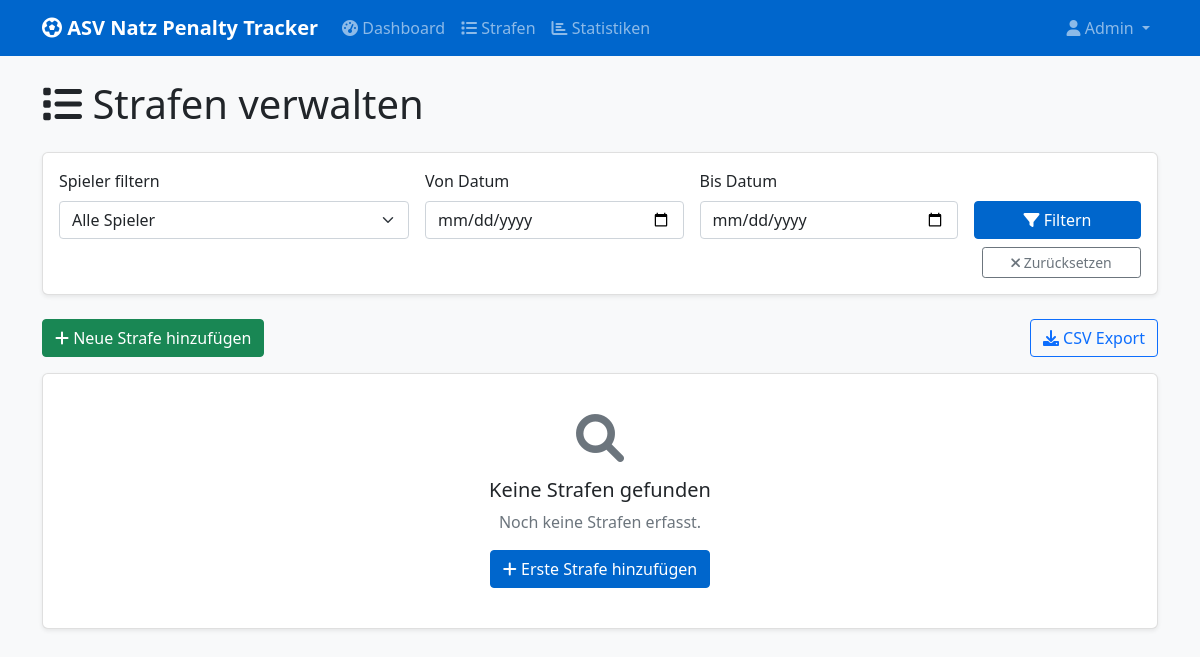
Page /penalties (signed in) on the earlier database version.
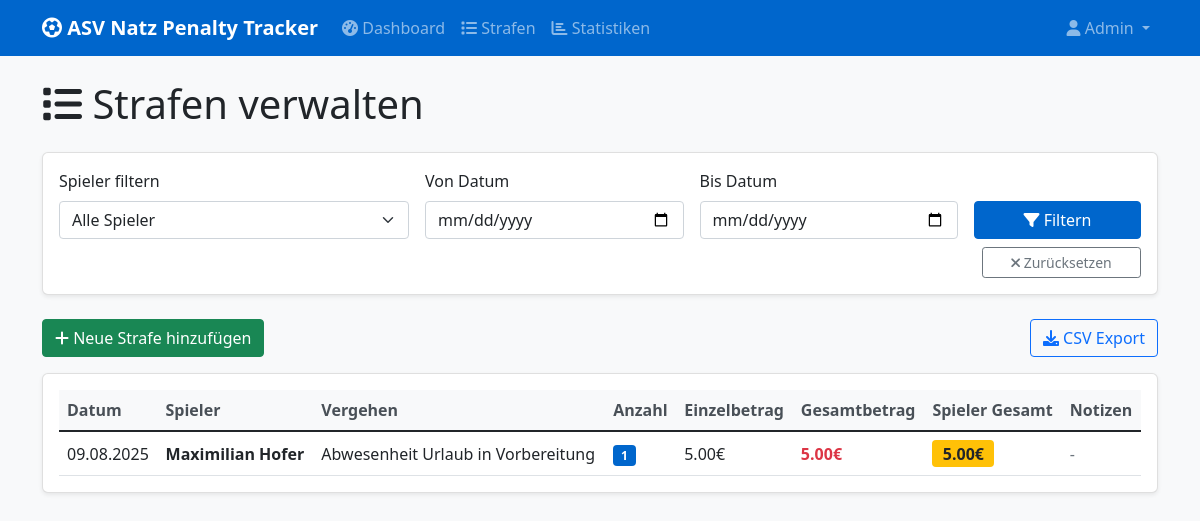
Same page on the later database version.
### app.py (models this page shows)
class Penalty(db.Model):
    id = db.Column(db.Integer, primary_key=True)
    date = db.Column(db.Date, nullable=False)
    player_id = db.Column(db.Integer, db.ForeignKey('player.id'), nullable=False)
    penalty_type_id = db.Column(db.Integer, db.ForeignKey('penalty_type.id'), nullable=False)
    quantity = db.Column(db.Integer, nullable=False, default=1)
    notes = db.Column(db.Text)
    created_at = db.Column(db.DateTime, default=datetime.utcnow)
    player = db.relationship('Player', backref='penalties')
    penalty_type = db.relationship('PenaltyType', backref='penalties')
    @property
    def total_amount(self):
        return self.quantity * self.penalty_type.amount

class Player(db.Model):
    id = db.Column(db.Integer, primary_key=True)
    name = db.Column(db.String(100), nullable=False, unique=True)

class PenaltyType(db.Model):
    id = db.Column(db.Integer, primary_key=True)
    name = db.Column(db.String(200), nullable=False, unique=True)
    amount = db.Column(db.Float, nullable=False)
    description = db.Column(db.String(500))

### app.py (the view)
@app.route('/penalties')
@require_login()
def penalties():
    page = request.args.get('page', 1, type=int)
    player_filter = request.args.get('player')
    date_from = request.args.get('date_from')
    date_to = request.args.get('date_to')
    query = Penalty.query
    if player_filter:
        query = query.filter(Penalty.player_id == player_filter)
    if date_from:
        date_from_obj = datetime.strptime(date_from, '%Y-%m-%d').date()
        query = query.filter(Penalty.date >= date_from_obj)
    if date_to:
        date_to_obj = datetime.strptime(date_to, '%Y-%m-%d').date()
        query = query.filter(Penalty.date <= date_to_obj)
    penalties_pagination = query.order_by(Penalty.date.desc())\
        .paginate(page=page, per_page=20, error_out=False)
    players = Player.query.order_by(Player.name).all()
    penalty_types = PenaltyType.query.order_by(PenaltyType.name).all()
    player_totals = db.session.query(
        Player.id,
        Player.name,
        db.func.sum(PenaltyType.amount * Penalty.quantity).label('total')
    ).select_from(Player)\
     .join(Penalty)\
     .join(PenaltyType)\
     .group_by(Player.id, Player.name)\
     .all()
    player_totals_dict = {pt.id: pt.total for pt in player_totals}
    return render_template('penalties.html',
                         penalties=penalties_pagination.items,
                         pagination=penalties_pagination,
                         players=players,
                         penalty_types=penalty_types,
                         player_totals=player_totals_dict,
                         filters={
                             'player': player_filter,
                             'date_from': date_from,
                             'date_to': date_to
                         })

### app.py (called while the page is built)
def require_login():
    def decorator(f):
        @wraps(f)
        def decorated_function(*args, **kwargs):
            if 'user_role' not in session:
                flash('Bitte loggen Sie sich ein.', 'warning')
                return redirect(url_for('login'))
            return f(*args, **kwargs)
        return decorated_function
    return decorator

### templates/penalties.html (shortened to what the changed rows need)
{% extends "base.html" %}
{% block content %}
<div class="row">
    <div class="col-12">
        <h1 class="mb-4"><i class="fas fa-list"></i> Strafen verwalten</h1>
    </div>
</div>
<div class="card">
    <div class="card-body">
        {% if penalties %}
            <div class="table-responsive">
                <table class="table table-hover">
                    <thead>
                        <tr>
                            <th>Datum</th>
                            <th>Spieler</th>
                            <th>Vergehen</th>
                            <th>Anzahl</th>
                            <th>Einzelbetrag</th>
                            <th>Gesamtbetrag</th>
                            <th>Spieler Gesamt</th>
                            <th>Notizen</th>
                        </tr>
                    </thead>
                    <tbody>
                        {% for penalty in penalties %}
                            <tr>
                                <td>{{ penalty.date.strftime('%d.%m.%Y') }}</td>
                                <td>
                                    <strong>{{ penalty.player.name }}</strong>
                                </td>
                                <td>
                                    {{ penalty.penalty_type.name }}
                                </td>
                                <td>
                                    <span class="badge bg-primary">{{ penalty.quantity }}</span>
                                </td>
                                <td>{{ "%.2f"|format(penalty.penalty_type.amount) }}€</td>
                                <td>
                                    <strong class="text-danger">{{ "%.2f"|format(penalty.total_amount) }}€</strong>
                                </td>
                                <td>
                                    <span class="badge bg-warning text-dark fs-6">
                                        {{ "%.2f"|format(player_totals.get(penalty.player_id, 0)) }}€
                                    </span>
                                </td>
                                <td>
                                    {% if penalty.notes %}
                                        <small>{{ penalty.notes }}</small>
                                    {% else %}
                                        <span class="text-muted">-</span>
                                    {% endif %}
                                </td>
                            </tr>
                        {% endfor %}
                    </tbody>
                </table>
            </div>
        {% else %}
            <div class="text-center py-4">
                <i class="fas fa-search fa-3x text-muted mb-3"></i>
                <h5>Keine Strafen gefunden</h5>
                <p class="text-muted">
                    {% if filters.player or filters.date_from or filters.date_to %}
                        Keine Strafen für die gewählten Filter gefunden.
                    {% else %}
                        Noch keine Strafen erfasst.
                    {% endif %}
                </p>
                <a href="{{ url_for('add_penalty') }}" class="btn btn-primary">
                    <i class="fas fa-plus"></i> Erste Strafe hinzufügen
                </a>
            </div>
        {% endif %}
    </div>
</div>
{% endblock %}

Differences in the rows shown:
added Penalty: date "09.08.2025", player.name "Maximilian Hofer", penalty_type.name "Abwesenheit Urlaub in Vorbereitung", quantity "1", total_amount "5.00", player_id "5.00"
now on this page (row unchanged): PenaltyType: penalty_type.amount "5.00"
Other differences:
text no longer shown: "Keine Strafen gefunden Noch keine Strafen erfasst. Erste Strafe hinzufügen"
text now shown: "Datum Spieler Vergehen Anzahl Einzelbetrag Gesamtbetrag Spieler Gesamt Notizen"
